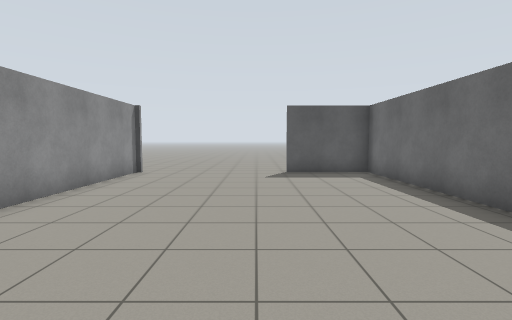
view 1 (above)

16 first-person views from a walk through a Gazebo world. The camera is 1.2 m above the floor, tilts 4° down and sees 85° across. The lines on the ground mark 1 m squares. The floor is counted in squares, 1 m on a side. Each view is taken from the middle of a square. On the plan, view 1 faces up. The plan holds only what a view shows up to about 12 squares ahead; the rest is blank.

view 2
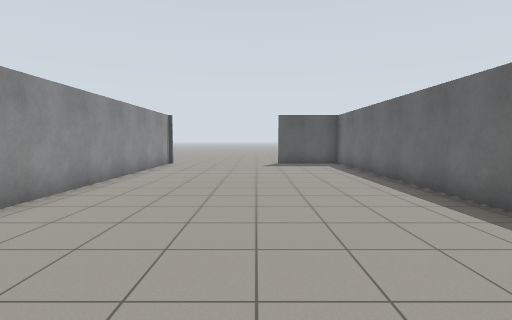

view 3
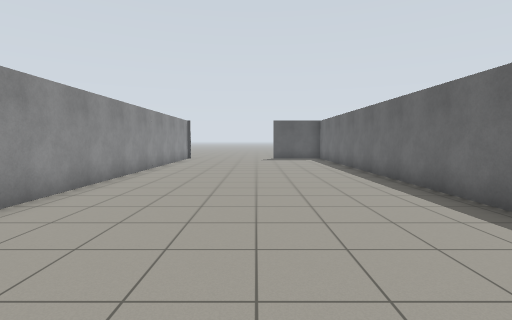

view 4
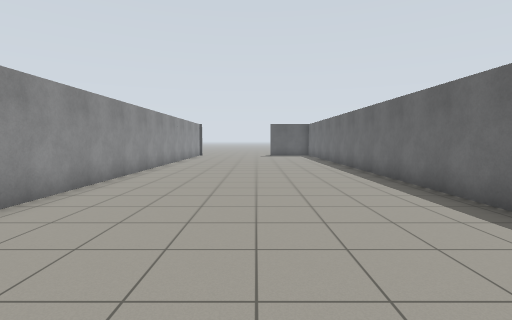

view 5
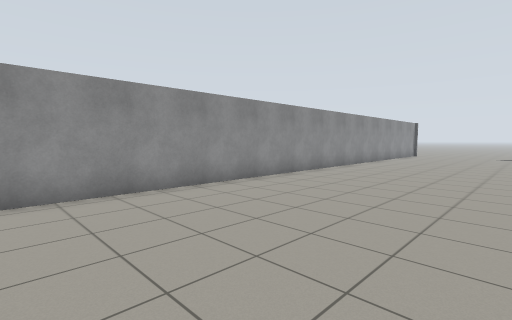

view 6
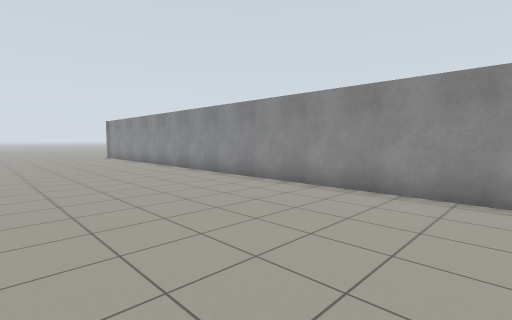

view 7
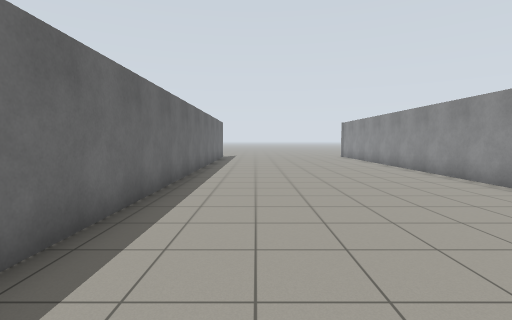

view 8
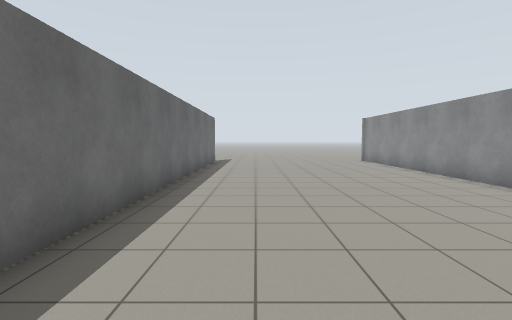

view 9
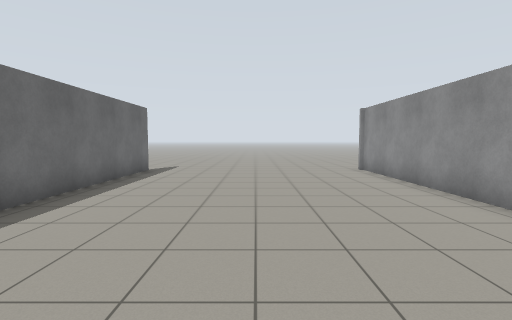

view 10
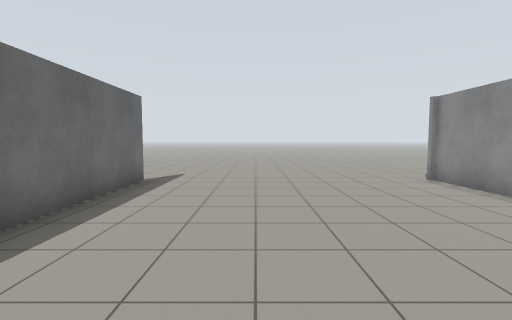

view 11
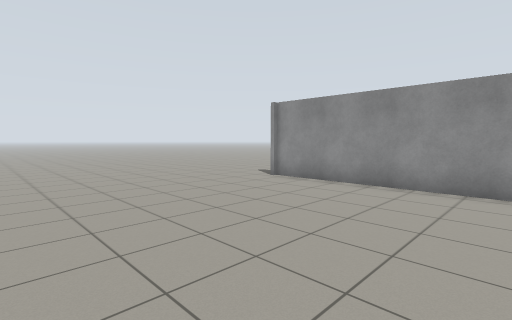

view 12
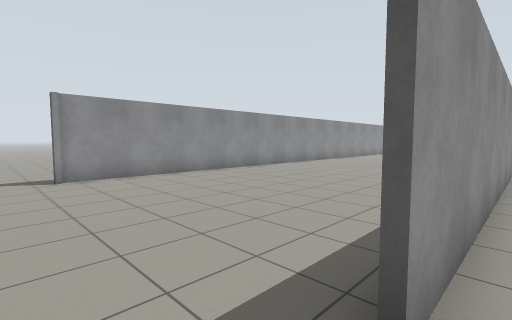

view 13
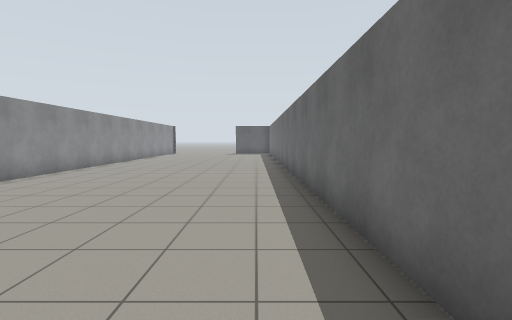

view 14
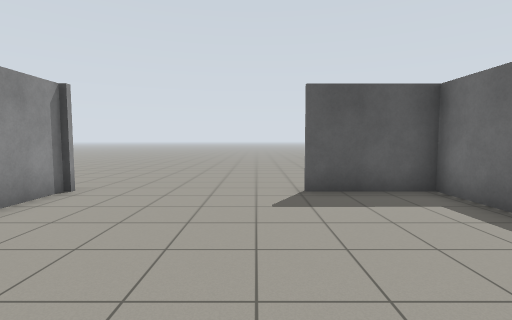

view 15
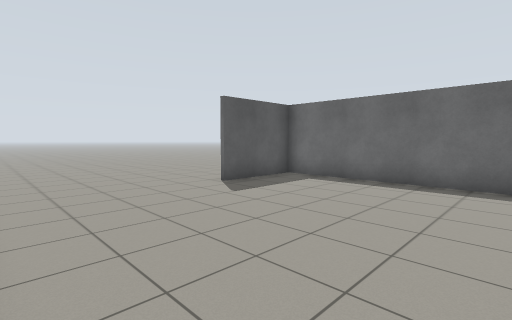

view 16
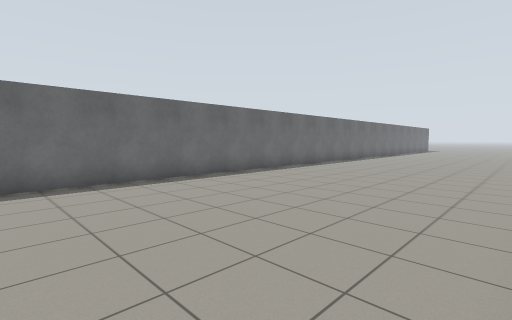

### Floor plan
Points are (right, up) in squares from view 1. A wall is a line through its corners. A room is listed if a view was taken in it or the views show most of it. See-through windows are left out.
Room 1 (views 1, 2, 3, 4, 5, 6, 7, 8, 9, 10, 11, 13, 14, 15, 16)
walls: (4.4, -30.5) (4.2, 10.5) (1.1, 10.5); (-4.5, 10.5) (-4.4, -30.6)
ways out: opening at (4, -31.5) to room 2; opening at (-5, -31.5); opening at (-5, 11.5)
Room 2 (view 12)
walls: (4.5, -20.5) (4.6, -30.5)
ways out: opening at (4, -31.5) to room 1

Where each view was taken, in squares from view 1:
view 1: 0 up, 0 right, facing up
view 2: 4 down, 0 right, facing up
view 3: 8 down, 0 right, facing up
view 4: 12 down, 0 right, facing up
view 5: 13 down, 2 right, facing up-left
view 6: 10 down, 2 right, facing down-left
view 7: 10 down, 2 right, facing down
view 8: 14 down, 2 right, facing down
view 9: 19 down, 0 right, facing down
view 10: 22 down, 1 right, facing down
view 11: 24 down, 3 right, facing down-left
view 12: 32 down, 5 right, facing up-left
view 13: 15 down, 3 right, facing up
view 14: 4 up, 0 right, facing up
view 15: 4 up, 4 left, facing up-right
view 16: 5 up, 4 left, facing down-right
